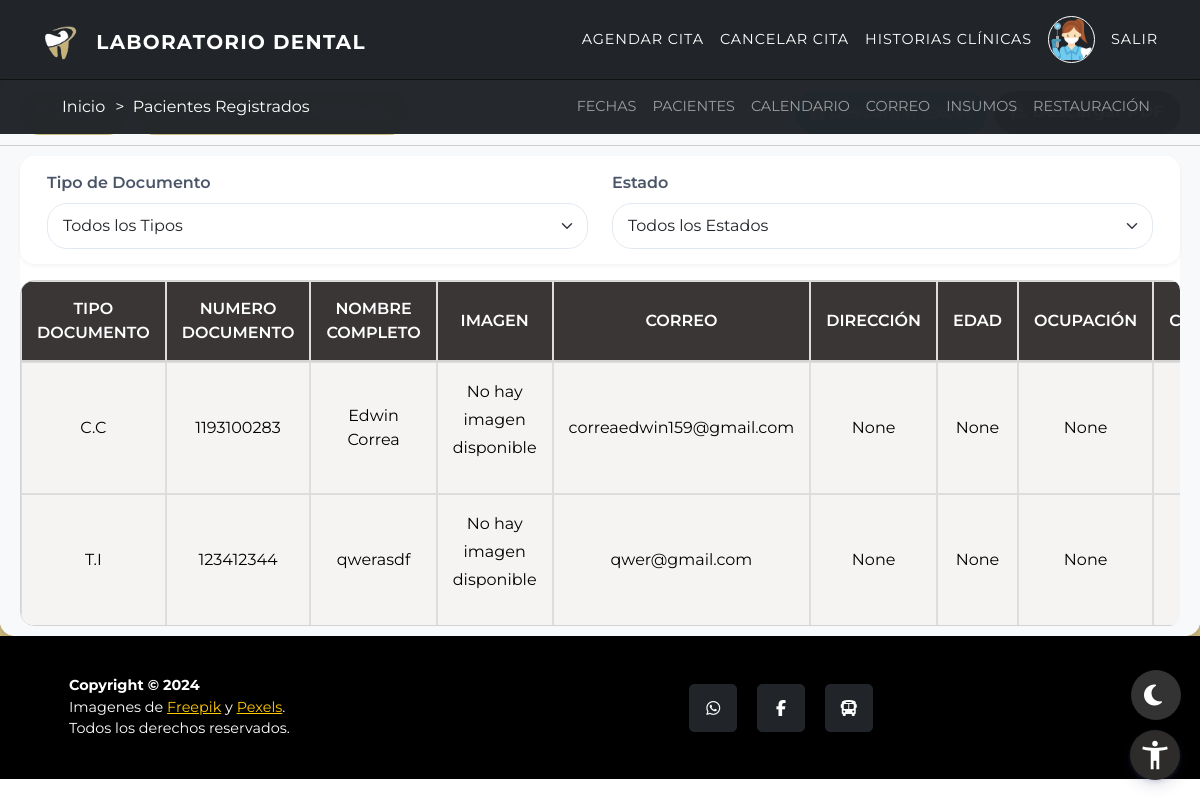
The app's page /list-cuentas/ (signed in) with its own data.
### inicio/models.py (models this page shows, shortened)
class UserProfile(AbstractBaseUser, PermissionsMixin):
    TIPO_CHOICES = (
        (1, 'T.I'),
        (2, 'C.C'),
        (3, 'C.E'),
        (4, 'C.I'),
    )
    tipo = models.PositiveSmallIntegerField(choices=TIPO_CHOICES, default=2)
    documento = models.IntegerField(unique=True, validators=[validate_document_length])
    nombre = models.CharField(max_length=50)
    imagen = models.ImageField(upload_to='imagenes/', blank=True, null=True)
    direccion = models.CharField(max_length=100, null=True, blank=True)
    correo = models.EmailField(max_length=100, null=True, blank=True)
    ocupacion = models.CharField(max_length=50, null=True, blank=True)
    celular = models.CharField(max_length=15, null=True, blank=True)  # Changed to CharField
    acudiente = models.CharField(max_length=50, null=True, blank=True)  # Changed default to blank=True
    edad = models.PositiveSmallIntegerField(null=True, blank=True)
    is_active = models.BooleanField(default=True, null=True, blank=True)
    is_admin = models.BooleanField(default=False, null=True, blank=True)
    is_superuser = models.BooleanField(default=False, null=True, blank=True)
    is_staff = models.BooleanField(default=False)  # Añadido campo is_staff
    objects = UserProfileManager()
    USERNAME_FIELD = 'documento'
    REQUIRED_FIELDS = ['nombre', 'correo']

### cuentas/views.py (the view)
# urls.py: path('list-cuentas/', views.listcuentas, name="listcuentas"),
@never_cache
@login_required(login_url='acceso_denegado')
@user_passes_test(traer.es_superusuario, login_url='acceso_denegado')
def listcuentas(request):
    cuentas = UserProfile.objects.all()
    return render(request, 'listcuentas.html', {'cuentas': cuentas})

### cuentas/templates/listcuentas.html (shortened to what this page needs)
{% extends 'inicio.html' %}
{% load static %}
{% block titulo %}
Pacientes Registrados
{% endblock %}
{% block content %}
<div class="card">
    <div class="card-header">
        <div class="d-flex justify-content-between align-items-center flex-wrap">
            <div class="d-flex">
                <a class="btn btn-primary btn-custom me-2" href="{% url 'dashboard' %}" role="button" data-tooltip="Volver al dashboard">
                     <span> Volver </span>
                </a>
                <a class="btn btn-success btn-custom" href="{% url 'crearcuentas' %}" role="button" data-tooltip="Registrar un nuevo paciente">
                     <span> Agregar Nuevo Paciente </span>
                </a>
            </div>
            <div class="d-flex">
                <a class="btn btn-info btn-custom me-2" href="{% url 'reporte_excel_pacientes' %}" data-tooltip="Descargar tabla en excel" role="button">
                     <span>Descargar Excel</span>
                </a>
                <a class="btn btn-danger btn-custom" href="{% url 'reporte_pdf_pacientes' %}" role="button" data-tooltip="Descargar tabla en pdf">
                     <span>Descargar PDF</span>
                </a>
            </div>
        </div>
    </div>
    <div class="card-body">
        <div class="table-container">
            <div id="filtroForm" class="mb-3">
                <div class="row">
                    <div class="col-md-6">
                        <label for="fechaFiltro" class="form-label" data-tooltip="Filtrar citas por fecha">Tipo de Documento</label>
                        <select id="filtroTipoDoc" class="form-select" data-tooltip="Filtrar por tipo de documento">
                            <option value="">Todos los Tipos</option>
                        </select>
                    </div>
                    <div class="col-md-6">
                        <label for="fechaFiltro" class="form-label" data-tooltip="Filtrar citas por fecha">Estado</label>
                        <select id="filtroEstado" class="form-select" data-tooltip="Filtrar por estado del paciente">
                            <option value="">Todos los Estados</option>
                        </select>
                    </div>
                </div>
            </div>
            <div class="table-responsive">
                <table id="elementosTable" class="table table-primary table-centered">
                    <thead>
                        <tr>
                            <th data-sort="tipodoc" scope="col" data-tooltip="Ordenar por tipo de documento">
                                Tipo Documento
                            </th>
                            <th data-sort="documento" scope="col" data-tooltip="Ordenar por número de documento">
                                Numero Documento
                            </th>
                            <th data-sort="nombre" scope="col" data-tooltip="Ordenar por nombre">
                                Nombre Completo
                            </th>
                            <th scope="col" data-tooltip="Imagen del paciente">Imagen</th>
                            <th data-sort="correo" scope="col" data-tooltip="Ordenar por correo">
                                Correo
                            </th>
                            <th data-sort="direccion" scope="col" data-tooltip="Ordenar por dirección">
                                Dirección
                            </th>
                            <th data-sort="edad" scope="col" data-tooltip="Ordenar por edad">
                                Edad
                            </th>
                            <th data-sort="ocupacion" scope="col" data-tooltip="Ordenar por ocupación">
                                Ocupación
                            </th>
                            <th data-sort="celular" scope="col" data-tooltip="Ordenar por número de celular">
                                Celular
                            </th>
                        </tr>
                    </thead>
                    <tbody>
                        {% for cuenta in cuentas %}
                        {% if not cuenta.is_superuser %}
                        <tr class="paciente-row" data-tipodoc="{{ cuenta.tipo }}" data-estado="{% if cuenta.is_active %}activo{% else %}inactivo{% endif %}">
                            <td data-sort="tipodoc">{{ cuenta.get_tipo_display }}</td>
                            <td data-sort="documento">{{ cuenta.documento }}</td>
                            <td data-sort="nombre">{{ cuenta.nombre }}</td>
                            <td>
                                {% if cuenta.imagen %}
                                <img src="{{ cuenta.imagen.url }}" alt="Imagen de cuenta" width="100px" height="100px" style="object-fit: cover; object-position: center;" data-tooltip="Ver imagen completa">
                                {% else %}
                                <p>No hay imagen disponible</p>
                                {% endif %}
                            </td>
                            <td data-sort="correo">{{ cuenta.correo }}</td>
                            <td data-sort="direccion">{{ cuenta.direccion }}</td>
                            <td data-sort="edad">{{ cuenta.edad }}</td>
                            <td data-sort="ocupacion">{{ cuenta.ocupacion }}</td>
                            <td data-sort="celular">{{ cuenta.celular }}</td>
                        </tr>
                        {% endif %}
                        {% endfor %}
                    </tbody>
                </table>
            </div>
        </div>
    </div>
</div>
{% endblock %}

### inicio/templates/inicio.html (shortened to what this page needs)
{% load static %}
<!DOCTYPE html>
<html lang="es">
<head>
  <link rel="stylesheet" href="https://cdn.jsdelivr.net/npm/bootstrap@5.3.2/dist/css/bootstrap.min.css"
 />
  <link rel="stylesheet" href="https://cdn.jsdelivr.net/npm/flatpickr/dist/flatpickr.min.css">
  <link rel="stylesheet" href="https://cdnjs.cloudflare.com/ajax/libs/font-awesome/6.5.2/css/all.min.css" />
  <link rel="stylesheet" href="https://cdn.jsdelivr.net/npm/sweetalert2@11.0.19/dist/sweetalert2.min.css" />
  <link rel="stylesheet" href="https://cdn.datatables.net/2.1.6/css/dataTables.jqueryui.min.css" />
  <link rel="stylesheet" href="https://cdn.datatables.net/2.1.6/css/dataTables.dataTables.min.css" />
  <link rel="stylesheet" href="https://cdn.datatables.net/buttons/3.1.2/css/buttons.dataTables.min.css" />
  <link rel="stylesheet" href="{% static 'css/inicio_dashboard2.css' %}?v3.3" />
  <link rel="stylesheet" href="{% static 'css/styles.css' %}?v2.9" />
  <link rel="stylesheet" href="{% static 'css/tablas.css' %}?v3.3">
  <link rel="stylesheet" href="{% static 'css/custom.css' %}?v1.9">
  <link rel="stylesheet" href="{% static 'css/dark_mode.css' %}?v2.4">
  <link rel="stylesheet" href="{% static 'css/htmlInicio.css' %}?v1.2">
</head>
<body id="page-top">
  <div class="menu">
    <nav class="navbar2 navbar-expand-lg navbar-dark fixed-top navbar-shrink" id="mainNav">
      <div class="container">
        <a class="navbar-brand d-flex align-items-center" href="{% url 'dashboard' %}"
          data-tooltip="Ir al Tablero Principal">
          <img src="{% static 'img/logo.png' %}" alt="Logo" class="img-fluid" style="max-height: 40px; width: auto;">
          <span class="labo ms-2 d-none d-sm-inline">LABORATORIO DENTAL</span>
        </a>
        <div class="collapse navbar-collapse" id="navbarResponsiveCombined">
          <ul class="navbar-nav text-uppercase ms-auto py-4 py-lg-0">
            <li class="nav-item">
              <a class="nav-link" href="{% url 'crearcitas' %}" data-tooltip="Programar una nueva cita">
                Agendar Cita
              </a>
            </li>
            <li class="nav-item">
              <a class="nav-link" href="{% url 'listcitas' %}" data-tooltip="Ver y cancelar citas existentes">
                Cancelar Cita
              </a>
            </li>
            <li class="nav-item">
              <a class="nav-link" href="{% url 'listhistorias' %}" data-tooltip="Acceder a historias clínicas">
                Historias Clínicas
              </a>
            </li>
            <li class="nav-item">
              <div class="profile-dropdown">
                <div onclick="toggle()" class="profile-dropdown-btn">
                  <a href="{% url 'configuracion' id=user.id %}" data-tooltip="Ver perfil y configuración">
                    <div class="profile-img">
                      {% if user.imagen %}
                      <img src="{{ user.imagen.url }}" alt="Profile Image" />
                      {% else %}
                      <img src="{% static 'img/user.png' %}" alt="Default Profile Image" />
                      {% endif %}
                    </div>
                  </a>
                </div>
              </div>
            </li>
            <li class="nav-item">
              <form method="post" action="{% url 'signout' %}" id="logout-form" style="display: inline">
                <a class="nav-link" href="#"
                  onclick="event.preventDefault(); document.getElementById('logout-form').submit();"
                  data-tooltip="Cerrar sesión">
                  Salir
                </a>
              </form>
            </li>
          </ul>
        </div>
      </div>
    </nav>
    <nav class="navbar navbar-expand-lg navbar-dark fixed-top second-navbar d-none d-lg-block">
      <div class="collapse navbar-collapse" id="navbarResponsive">
        <div class="container d-flex justify-content-center">
          <p id="home2">
          <div class="breadcrumbs">
            <a href="{% url 'dashboard' %}" data-tooltip="Volver al inicio">Inicio</a>&gt;&nbsp;
            {% block titulo %} {% endblock %}
          </div>
          </p>
          {% if user.is_superuser %}
          <ul class="navbar-nav text-uppercase ms-auto py-4 py-lg-0 d-flex justify-content-center">
            <li class="nav-item">
              <a class="nav-link" href="{% url 'listfechas' %}" data-tooltip="Gestionar fechas disponibles">Fechas</a>
            </li>
            <li class="nav-item">
              <a class="nav-link" href="{% url 'listcuentas' %}" data-tooltip="Ver lista de pacientes">Pacientes</a>
            </li>
            <li class="nav-item">
              <a class="nav-link" href="{% url 'calendario' %}" data-tooltip="Ver calendario de citas">Calendario</a>
            </li>
            <li class="nav-item">
              <a class="nav-link" href="{% url 'gmail_inbox' %}" data-tooltip="Acceder al correo electrónico">Correo</a>
            </li>
            <li class="nav-item">
              <a class="nav-link" href="{% url 'listelementos' %}"
                data-tooltip="Gestionar inventario de insumos">Insumos</a>
            </li>
            <li class="nav-item">
              <a class="nav-link" href="{% url 'backup_list' %}"
                data-tooltip="Gestionar copias de seguridad">Restauración</a>
            </li>
          </ul>
          {% endif %}
        </div>
      </div>
    </nav>
  </div>
  <div class="middContent">
    {% block content %} {% endblock %}
  </div>
  <div class="bootFooter">
    <div class="dark-mode-toggle" id="darkModeToggle"> </div>
    <footer class="footer py-4">
      <div class="container">
        <div class="row align-items-center 1">
          <div class="col-lg-4 text-lg-start">
            <strong>Copyright © 2024</strong> <br>
            Imagenes de <a href="https://www.freepik.es/fotos-vectores-gratis/odontologia" target="_blank"
              data-tooltip="Visita Freepik">Freepik</a> y <a href="https://www.pexels.com/" target="_blank"
              data-tooltip="Visita Pexels">Pexels</a>. <br>
            Todos los derechos reservados.
          </div>
          <div class="col-lg-4 my-3 my-lg-0">
            <a class="btn btn-dark btn-social mx-2" href="https://api.whatsapp.com/send?phone=573222829221"
              aria-label="Whatsapp" data-social="Whatsapp" onclick="return openInteractiveWindow(this.href);"
              data-tooltip="Contáctanos por WhatsApp">
              <i class="fa-brands fa-whatsapp"></i>
            </a>
            <a class="btn btn-dark btn-social mx-2 2"
              href="https://www.facebook.com/profile.php?id=100042873386422&mibextid=ZbWKwL" aria-label="Facebook"
              data-social="Facebook" onclick="return openInteractiveWindow(this.href);"
              data-tooltip="Síguenos en Facebook">
              <i class="fa-brands fa-facebook-f"></i>
            </a>
            <a class="btn btn-dark btn-social mx-2 3" href="https://maps.app.goo.gl/ANEuUgRV9diJPPBv7" aria-label="Mapa"
              data-social="Mapa" onclick="return openInteractiveWindow(this.href);"
              data-tooltip="Encuéntranos en el mapa">
              <i class="fa-solid fa-bus"></i>
            </a>
          </div>
        </div>
      </div>
    </footer>
  </div>
</body>
</html>

### records on screen
UserProfile: tipo "C.C", documento "1193100283", nombre "Edwin Correa", imagen "No hay imagen disponible", correo "correaedwin159@gmail.com", direccion "None", edad "None", ocupacion "None"
UserProfile: tipo "T.I", documento "123412344", nombre "qwerasdf", imagen "No hay imagen disponible", correo "qwer@gmail.com", direccion "None", edad "None", ocupacion "None"
